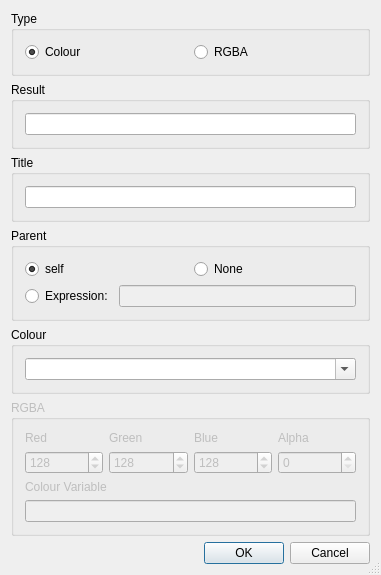
<?xml version="1.0" encoding="UTF-8"?>
<ui version="4.0">
 <class>ColorDialogWizardDialog</class>
 <widget class="QDialog" name="ColorDialogWizardDialog">
  <property name="geometry">
   <rect>
    <x>0</x>
    <y>0</y>
    <width>381</width>
    <height>481</height>
   </rect>
  </property>
  <property name="windowTitle">
   <string>QColorDialog Wizard</string>
  </property>
  <property name="sizeGripEnabled">
   <bool>true</bool>
  </property>
  <layout class="QVBoxLayout" name="verticalLayout_2">
   <item>
    <widget class="QGroupBox" name="groupBox">
     <property name="title">
      <string>Type</string>
     </property>
     <layout class="QHBoxLayout">
      <item>
       <widget class="QRadioButton" name="rColor">
        <property name="toolTip">
         <string>Select to generate a QColorDialog.getColor dialog</string>
        </property>
        <property name="text">
         <string>Colour</string>
        </property>
        <property name="checked">
         <bool>true</bool>
        </property>
       </widget>
      </item>
      <item>
       <widget class="QRadioButton" name="rRGBA">
        <property name="toolTip">
         <string>Select to generate a QColorDialog.getRgba dialog</string>
        </property>
        <property name="text">
         <string>RGBA</string>
        </property>
       </widget>
      </item>
     </layout>
    </widget>
   </item>
   <item>
    <widget class="QGroupBox" name="groupBox_4">
     <property name="title">
      <string>Result</string>
     </property>
     <layout class="QHBoxLayout" name="horizontalLayout">
      <item>
       <widget class="QLineEdit" name="eResultVar">
        <property name="toolTip">
         <string>Enter the result variable name</string>
        </property>
       </widget>
      </item>
     </layout>
    </widget>
   </item>
   <item>
    <widget class="QGroupBox" name="titleGroup">
     <property name="title">
      <string>Title</string>
     </property>
     <layout class="QVBoxLayout" name="verticalLayout">
      <item>
       <widget class="QLineEdit" name="eTitle">
        <property name="toolTip">
         <string>Enter the dialog title</string>
        </property>
       </widget>
      </item>
     </layout>
    </widget>
   </item>
   <item>
    <widget class="QGroupBox" name="parentGroup">
     <property name="title">
      <string>Parent</string>
     </property>
     <layout class="QGridLayout" name="gridLayout_3">
      <item row="0" column="0">
       <widget class="QRadioButton" name="parentSelf">
        <property name="toolTip">
         <string>Select &quot;self&quot; as parent</string>
        </property>
        <property name="text">
         <string>self</string>
        </property>
        <property name="checked">
         <bool>true</bool>
        </property>
       </widget>
      </item>
      <item row="0" column="1">
       <widget class="QRadioButton" name="parentNone">
        <property name="toolTip">
         <string>Select &quot;None&quot; as parent</string>
        </property>
        <property name="text">
         <string>None</string>
        </property>
       </widget>
      </item>
      <item row="1" column="0" colspan="2">
       <layout class="QHBoxLayout" name="horizontalLayout_2">
        <item>
         <widget class="QRadioButton" name="parentOther">
          <property name="toolTip">
           <string>Select to enter a parent expression</string>
          </property>
          <property name="text">
           <string>Expression:</string>
          </property>
         </widget>
        </item>
        <item>
         <widget class="QLineEdit" name="parentEdit">
          <property name="enabled">
           <bool>false</bool>
          </property>
          <property name="toolTip">
           <string>Enter the parent expression</string>
          </property>
         </widget>
        </item>
       </layout>
      </item>
     </layout>
    </widget>
   </item>
   <item>
    <widget class="QGroupBox" name="groupBox_2">
     <property name="title">
      <string>Colour</string>
     </property>
     <layout class="QVBoxLayout">
      <item>
       <widget class="QComboBox" name="eColor">
        <property name="sizePolicy">
         <sizepolicy hsizetype="Expanding" vsizetype="Fixed">
          <horstretch>0</horstretch>
          <verstretch>0</verstretch>
         </sizepolicy>
        </property>
        <property name="toolTip">
         <string>Enter a variable name or a colour</string>
        </property>
        <property name="editable">
         <bool>true</bool>
        </property>
        <item>
         <property name="text">
          <string/>
         </property>
        </item>
        <item>
         <property name="text">
          <string>Qt.red</string>
         </property>
        </item>
        <item>
         <property name="text">
          <string>Qt.darkRed</string>
         </property>
        </item>
        <item>
         <property name="text">
          <string>Qt.green</string>
         </property>
        </item>
        <item>
         <property name="text">
          <string>Qt.darkGreen</string>
         </property>
        </item>
        <item>
         <property name="text">
          <string>Qt.blue</string>
         </property>
        </item>
        <item>
         <property name="text">
          <string>Qt.darkBlue</string>
         </property>
        </item>
        <item>
         <property name="text">
          <string>Qt.cyan</string>
         </property>
        </item>
        <item>
         <property name="text">
          <string>Qt.darkCyan</string>
         </property>
        </item>
        <item>
         <property name="text">
          <string>Qt.magenta</string>
         </property>
        </item>
        <item>
         <property name="text">
          <string>Qt.darkMagenta</string>
         </property>
        </item>
        <item>
         <property name="text">
          <string>Qt.yellow</string>
         </property>
        </item>
        <item>
         <property name="text">
          <string>Qt.darkYellow</string>
         </property>
        </item>
        <item>
         <property name="text">
          <string>Qt.white</string>
         </property>
        </item>
        <item>
         <property name="text">
          <string>Qt.lightGray</string>
         </property>
        </item>
        <item>
         <property name="text">
          <string>Qt.gray</string>
         </property>
        </item>
        <item>
         <property name="text">
          <string>Qt.darkGray</string>
         </property>
        </item>
        <item>
         <property name="text">
          <string>Qt.black</string>
         </property>
        </item>
        <item>
         <property name="text">
          <string>Qt.transparent</string>
         </property>
        </item>
        <item>
         <property name="text">
          <string>Qt.color0</string>
         </property>
        </item>
        <item>
         <property name="text">
          <string>Qt.color1</string>
         </property>
        </item>
       </widget>
      </item>
     </layout>
    </widget>
   </item>
   <item>
    <widget class="QGroupBox" name="groupBox_3">
     <property name="enabled">
      <bool>false</bool>
     </property>
     <property name="title">
      <string>RGBA</string>
     </property>
     <layout class="QGridLayout">
      <property name="verticalSpacing">
       <number>6</number>
      </property>
      <item row="3" column="0" colspan="4">
       <widget class="QLineEdit" name="eRGB">
        <property name="toolTip">
         <string>Enter a variable name</string>
        </property>
       </widget>
      </item>
      <item row="2" column="0" colspan="4">
       <widget class="QLabel" name="TextLabel2">
        <property name="text">
         <string>Colour Variable</string>
        </property>
       </widget>
      </item>
      <item row="1" column="3">
       <widget class="QSpinBox" name="sAlpha">
        <property name="toolTip">
         <string>Enter the alpha value</string>
        </property>
        <property name="maximum">
         <number>255</number>
        </property>
       </widget>
      </item>
      <item row="1" column="2">
       <widget class="QSpinBox" name="sBlue">
        <property name="toolTip">
         <string>Enter the blue value</string>
        </property>
        <property name="maximum">
         <number>255</number>
        </property>
        <property name="value">
         <number>128</number>
        </property>
       </widget>
      </item>
      <item row="1" column="1">
       <widget class="QSpinBox" name="sGreen">
        <property name="toolTip">
         <string>Enter the green value</string>
        </property>
        <property name="maximum">
         <number>255</number>
        </property>
        <property name="value">
         <number>128</number>
        </property>
       </widget>
      </item>
      <item row="1" column="0">
       <widget class="QSpinBox" name="sRed">
        <property name="toolTip">
         <string>Enter the red value</string>
        </property>
        <property name="maximum">
         <number>255</number>
        </property>
        <property name="value">
         <number>128</number>
        </property>
       </widget>
      </item>
      <item row="0" column="3">
       <widget class="QLabel" name="TextLabel1_4">
        <property name="text">
         <string>Alpha</string>
        </property>
       </widget>
      </item>
      <item row="0" column="2">
       <widget class="QLabel" name="TextLabel1_3">
        <property name="text">
         <string>Blue</string>
        </property>
       </widget>
      </item>
      <item row="0" column="0">
       <widget class="QLabel" name="TextLabel1">
        <property name="text">
         <string>Red</string>
        </property>
       </widget>
      </item>
      <item row="0" column="1">
       <widget class="QLabel" name="TextLabel1_2">
        <property name="text">
         <string>Green</string>
        </property>
       </widget>
      </item>
     </layout>
    </widget>
   </item>
   <item>
    <widget class="QDialogButtonBox" name="buttonBox">
     <property name="orientation">
      <enum>Qt::Horizontal</enum>
     </property>
     <property name="standardButtons">
      <set>QDialogButtonBox::Cancel|QDialogButtonBox::Ok</set>
     </property>
    </widget>
   </item>
  </layout>
 </widget>
 <layoutdefault spacing="6" margin="11"/>
 <pixmapfunction>qPixmapFromMimeSource</pixmapfunction>
 <tabstops>
  <tabstop>rColor</tabstop>
  <tabstop>rRGBA</tabstop>
  <tabstop>eResultVar</tabstop>
  <tabstop>eTitle</tabstop>
  <tabstop>parentSelf</tabstop>
  <tabstop>parentNone</tabstop>
  <tabstop>parentOther</tabstop>
  <tabstop>parentEdit</tabstop>
  <tabstop>eColor</tabstop>
  <tabstop>sRed</tabstop>
  <tabstop>sGreen</tabstop>
  <tabstop>sBlue</tabstop>
  <tabstop>sAlpha</tabstop>
  <tabstop>eRGB</tabstop>
  <tabstop>buttonBox</tabstop>
 </tabstops>
 <resources/>
 <connections>
  <connection>
   <sender>rColor</sender>
   <signal>toggled(bool)</signal>
   <receiver>groupBox_2</receiver>
   <slot>setEnabled(bool)</slot>
   <hints>
    <hint type="sourcelabel">
     <x>38</x>
     <y>35</y>
    </hint>
    <hint type="destinationlabel">
     <x>45</x>
     <y>319</y>
    </hint>
   </hints>
  </connection>
  <connection>
   <sender>rRGBA</sender>
   <signal>toggled(bool)</signal>
   <receiver>groupBox_3</receiver>
   <slot>setEnabled(bool)</slot>
   <hints>
    <hint type="sourcelabel">
     <x>212</x>
     <y>38</y>
    </hint>
    <hint type="destinationlabel">
     <x>218</x>
     <y>442</y>
    </hint>
   </hints>
  </connection>
  <connection>
   <sender>buttonBox</sender>
   <signal>accepted()</signal>
   <receiver>ColorDialogWizardDialog</receiver>
   <slot>accept()</slot>
   <hints>
    <hint type="sourcelabel">
     <x>29</x>
     <y>471</y>
    </hint>
    <hint type="destinationlabel">
     <x>20</x>
     <y>280</y>
    </hint>
   </hints>
  </connection>
  <connection>
   <sender>buttonBox</sender>
   <signal>rejected()</signal>
   <receiver>ColorDialogWizardDialog</receiver>
   <slot>reject()</slot>
   <hints>
    <hint type="sourcelabel">
     <x>85</x>
     <y>471</y>
    </hint>
    <hint type="destinationlabel">
     <x>76</x>
     <y>278</y>
    </hint>
   </hints>
  </connection>
  <connection>
   <sender>parentOther</sender>
   <signal>toggled(bool)</signal>
   <receiver>parentEdit</receiver>
   <slot>setEnabled(bool)</slot>
   <hints>
    <hint type="sourcelabel">
     <x>82</x>
     <y>241</y>
    </hint>
    <hint type="destinationlabel">
     <x>122</x>
     <y>240</y>
    </hint>
   </hints>
  </connection>
 </connections>
</ui>
